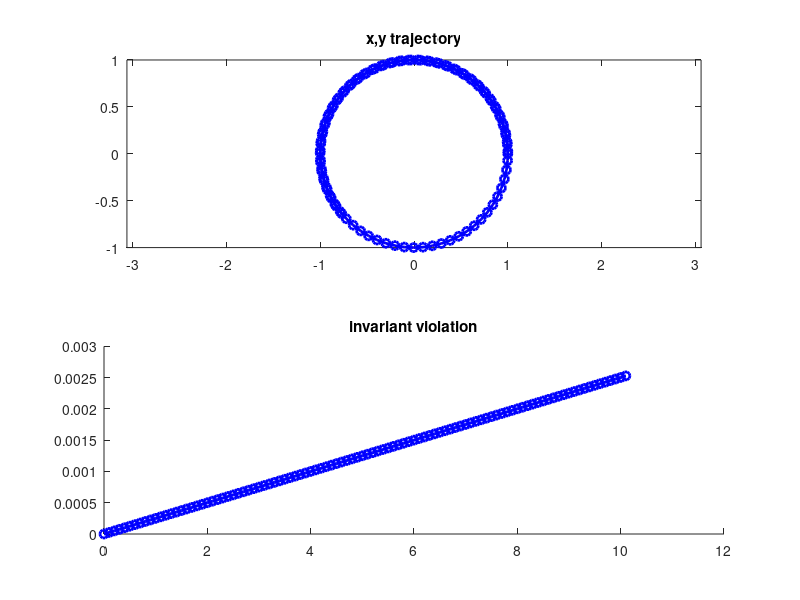

Here is the MATLAB script that generated this plot:
%
% Solve the ODE
%
% x' = -y
% y' = x
%
% using Collatz (or improved Euler)
%
% x(k+1/2) = x(k)-dt/2*y(k+1)
% y(k+1/2) = y(k)+dt/2*x(k+1)
% x(k+1)   = x(k)-dt*y(k+1/2)
% y(k+1)   = y(k)+dt*x(k+1/2)
%
%
T_max = 10;
%
% mesh point
%
%
% set initial data
%
t = [0];
x = [1];
y = [0];
%
% Advance
%
dt = 0.1;
while t(end) < T_max
  x1 = x(end) - (dt/2)*y(end);
  y1 = y(end) + (dt/2)*x(end);
  x2 = x(end) - dt*y1;
  y2 = y(end) + dt*x1;
  % append solution
  t(end+1) = t(end) + dt;
  x(end+1) = x2;
  y(end+1) = y2;
end
%
% plot
%
close all;
subplot(2,1,1);
% plot a red circle with the exact solution
hold off
tt = 0:pi/100:2*pi;
xx = cos(tt);
yy = sin(tt);
plot( xx, yy, '-', 'LineWidth', 1, 'Color', 'red' );

% plot a blue dotted line with the numerical solution
hold on
plot( x, y, '-o', 'LineWidth', 2, 'Color', 'blue' );
axis equal
title('x,y trajectory')

subplot(2,1,2);
% plot a blue dotted line with the integral invariant error
hold on
err = x.^2+y.^2-1;
plot( t, err, '-o', 'LineWidth', 2, 'Color', 'blue' );
title('invariant violation');
